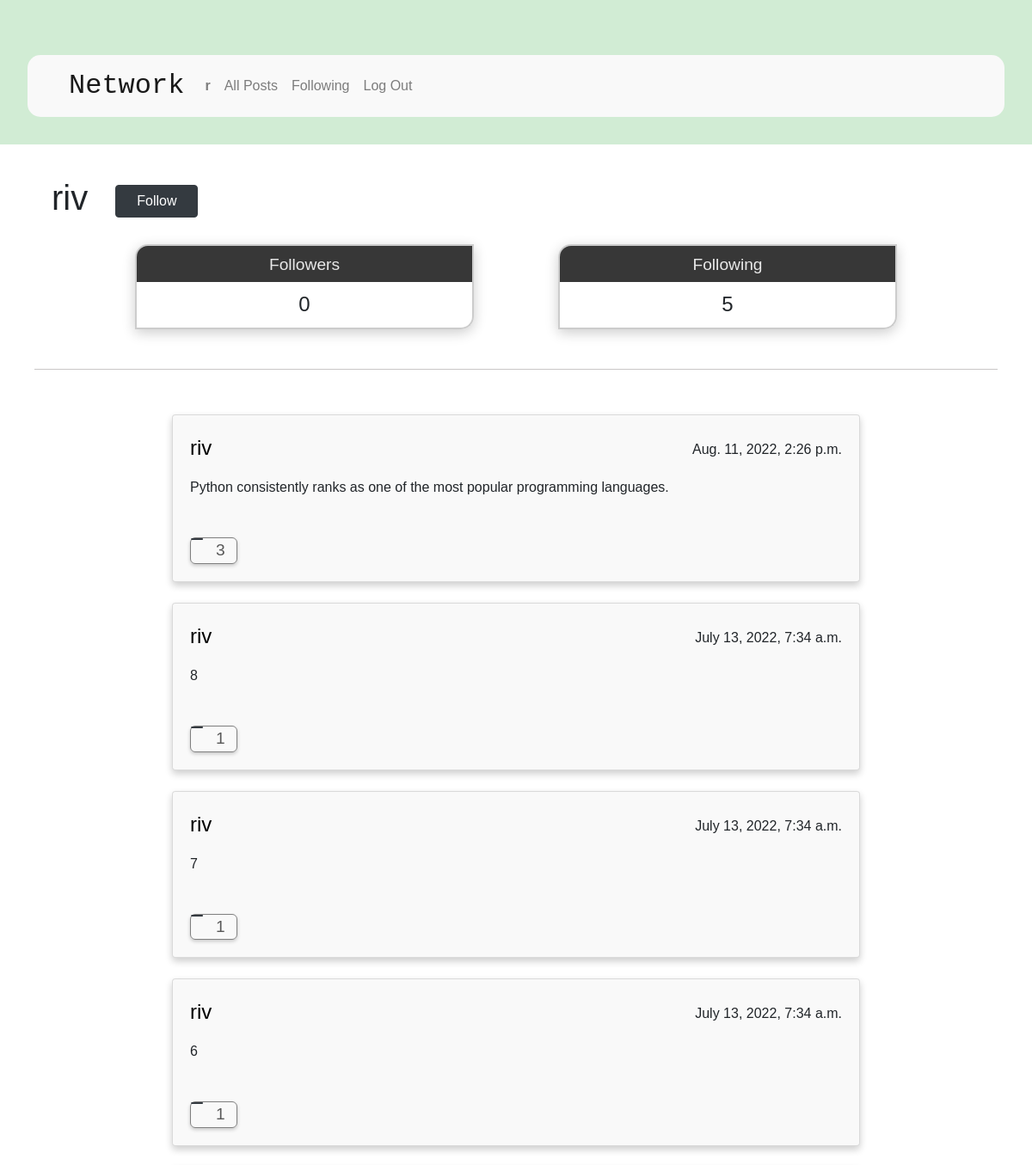
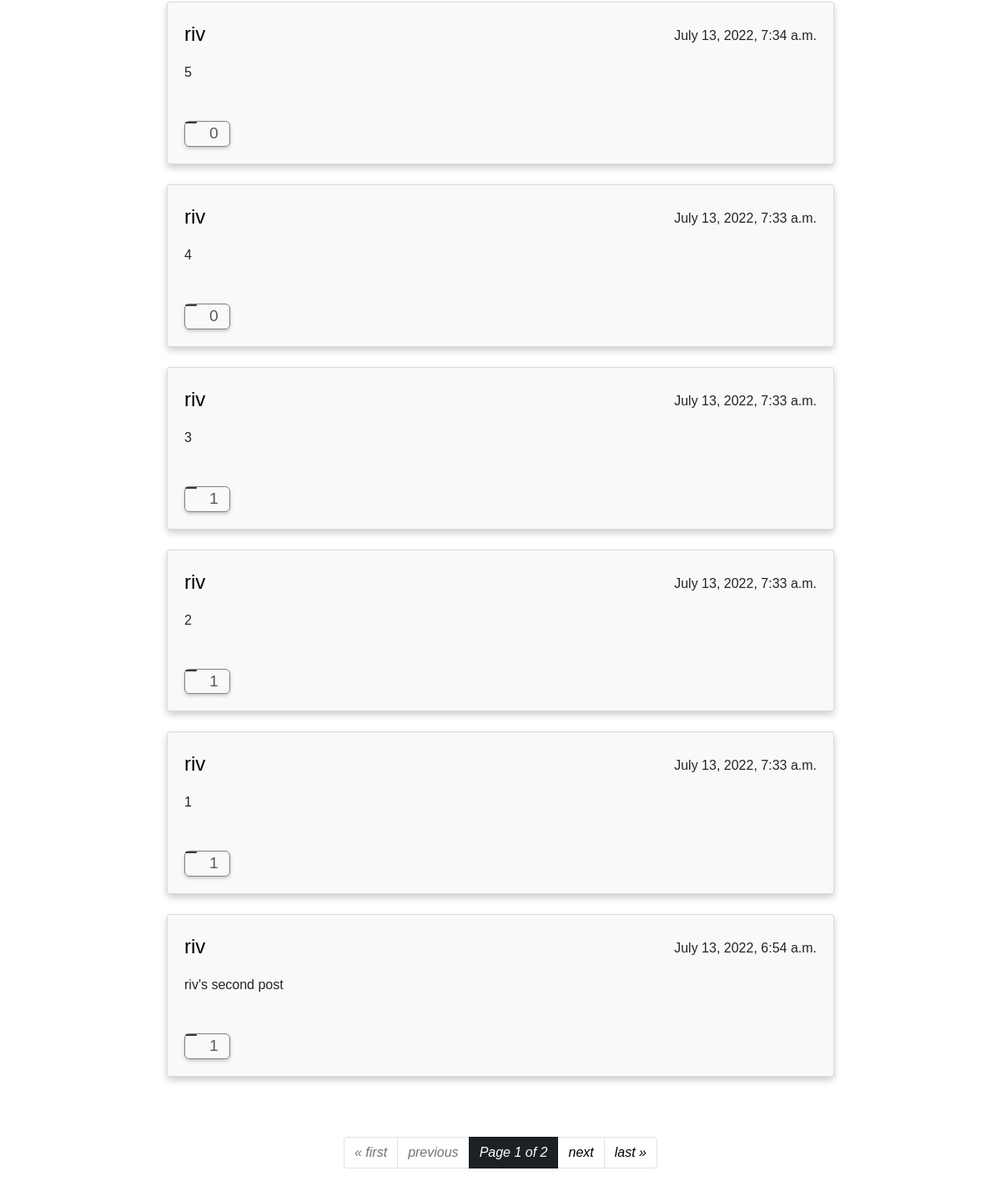
The app's page /user/riv (signed in) with its own data (2 pictures, top to bottom).
### network/models.py (models this page shows, shortened)
class User(AbstractUser):
    followers = models.ManyToManyField("self", related_name="following", default=None, blank=True, symmetrical=False)

class Post(models.Model):
    creator = models.ForeignKey(User, on_delete=models.CASCADE, related_name="posts")
    content = models.CharField(max_length=300, blank=False)
    created_at = models.DateTimeField(auto_now_add=True)
    likes = models.IntegerField(default=0)
    liked_by = models.ManyToManyField(User, related_name="liked", default=None)

### network/views.py (the view)
# urls.py: path("user/<str:this_user_name>", views.user_page, name="user_page"),
def user_page(request, this_user_name):
    this_user = User.objects.get(username = this_user_name)
    this_users_posts = Post.objects.filter(creator = this_user).order_by("-created_at")
    page_obj = pagination(this_users_posts, request)
    return render(request, "network/user_page.html", {
        "this_user": this_user,
        "page_obj": page_obj
    })

### network/views.py (called while the page is built)
def pagination(posts, request):
    paginator = Paginator(posts, 10)
    page_number = request.GET.get("page")
    return paginator.get_page(page_number)

### network/templates/network/user_page.html (shortened to what this page needs)
{% extends "network/layout.html" %}
{% load static %}
{% block body %}
    <div class="user-head">
        <h1 class="name-of-user" id="this_user_username">{{ this_user.username }}</h1>
        {% if user.is_authenticated and user != this_user %}
            <button id="follow_button" class="btn btn-dark">Follow</button>
        {% endif %}
    </div>
    <div class="user-stats">
        <div class="followers">
            <h3 class="followers-label">Followers</h3>
            <h4 class="followers-count" id="followers_count">{{ this_user.followers.count }}</h4>
        </div>
        <div class="followers">
            <h3 class="followers-label">Following</h3>
            <h4 class="followers-count">{{ this_user.following.count }}</h4>
        </div>
    </div>
    {% include "network/posts_render.html" %}
{% endblock %}

### network/templates/network/layout.html (shortened to what this page needs)
{% load static %}
<!DOCTYPE html>
<html lang="en">
    <head>
        <link rel="stylesheet" href="https://stackpath.bootstrapcdn.com/bootstrap/4.4.1/css/bootstrap.min.css">
        <link href="{% static 'network/styles.css' %}" rel="stylesheet">
    </head>
    <body>
        <div class="upper">
        <nav id="navi" class="navbar navbar-expand-lg navbar-light">
            <a class="navbar-brand" href="{% url 'index' %}">Network</a>
            <div>
              <ul class="navbar-nav mr-auto">
                {% if user.is_authenticated %}
                    <li class="nav-item">
                        <a class="nav-link" href="{% url 'user_page' user.username %}"><strong id="usernametag">{{ user.username }}</strong></a>
                    </li>
                {% endif %}
                <li class="nav-item">
                  <a class="nav-link" href="{% url 'index' %}">All Posts</a>
                </li>
                {% if user.is_authenticated %}
                    <li class="nav-item">
                        <a class="nav-link" href="{% url 'following' %}">Following</a>
                    </li>
                    <li class="nav-item">
                        <a class="nav-link" href="{% url 'logout' %}">Log Out</a>
                    </li>
                {% endif %}
              </ul>
            </div>
          </nav>
        </div>
        <div class="body">
            {% block body %}
            {% endblock %}
        </div>
    </body>
</html>

### network/templates/network/posts_render.html (shortened to what this page needs)
{% block posts_display %}
   <hr>
   <div class="postsdiv">
    {% for post in page_obj %}
        <div class="card">
            <div class="card-body">
                <div class="post-head">
                    <p class="card-text date">{{ post.created_at }}</p>
                    <a href="{% url 'user_page' post.creator %}" class="card-title">{{ post.creator }}</a>
                </div>
                <div id="content{{ post.id }}" class="card-text">{{ post.content }}</div>
                {% if user.is_authenticated %}
                    <div class="logged-likes">
                        <button id="{{ post.id }}" class="btn btn-dark like_button"></button>
                        <p id="number{{ post.id }}" class="likes_number">{{ post.likes }}</p>
                    </div>
                {% else %}
                <p id="number{{ post.id }}" class="likes_number">Likes:   {{ post.likes }}</p>
                {% endif %}
            </div>
        </div>
    {% endfor %}
    </div>
    <div class="pag-menu">
        <ul class="pagination justify-content-center">
            {% if page_obj.has_previous %}
                <li class="page-item"><a class="page-link" href="?page=1">&laquo; first</a></li>
                <li class="page-item"><a class="page-link" href="?page={{ page_obj.previous_page_number }}">previous</a></li>
            {% else %}
                <li class="page-item disabled"><a class="page-link" href="#" tabindex="-1" aria-disabled="true">&laquo; first</a></li>
                <li class="page-item disabled"><a class="page-link" href="#" tabindex="-1" aria-disabled="true">previous</a></li>
            {% endif %}
            <li class="page-item active"><a class="page-link active btn-dark" href="">Page {{ page_obj.number }} of {{ page_obj.paginator.num_pages }}</a></li>
            {% if page_obj.has_next %}
                <li class="page-item"><a class="page-link" href="?page={{ page_obj.next_page_number }}">next</a></li>
                <li class="page-item"><a class="page-link" href="?page={{ page_obj.paginator.num_pages }}">last &raquo;</a></li>
            {% else %}
                <li class="page-item disabled"><a class="page-link" href="#" tabindex="-1" aria-disabled="true">next</a></li>
                <li class="page-item disabled"><a class="page-link" href="#" tabindex="-1" aria-disabled="true">last &raquo;</a></li>
            {% endif %}
        </ul>
      </div>
{% endblock %}

### network/static/network/styles.css (style rules this page uses)
body { font-family:'Gill Sans', 'Gill Sans MT', Calibri, 'Trebuchet MS', sans-serif; }
.body { background-color: rgb(255, 255, 255); padding: 5%; padding-top: 2em; }
.upper { padding: 2em; padding-top: 4em; background-color: rgb(209, 236, 212); }
.navbar { line-height: 0.5em; border-radius: 15px; background-color: rgb(249 249 249); padding-block: 1.5em; }
.navbar-brand { font-size: 2em; font-family: monospace; padding-left: 1em; }
hr { margin: 30px -20px 20px; border: 0; border-top: 1px solid #c9c7c7; }
.card { margin: auto; margin-bottom: 1.5em; width: 80%; max-width: 50em; box-shadow: 0 4px 8px 0 rgba(0, 0, 0, 0.2); background-color: rgba(6, 6, 5, 0.024); }
.postsdiv { padding: auto; padding-top: 2em; padding-bottom: 1em; min-width: 20em; border-radius: 5px; }
.post-head { width: auto; margin-bottom: 1em; }
.card-title { font-size: 1.5em; color:black; white-space: nowrap; }
.card-text { margin-bottom: 2em; }
.date { float: right; padding-top: 0.5em; margin-bottom: 0; }
.pag-menu { padding-block: 2em; }
.page-link { font-style: italic; color: black; }
.like_button { padding: 0; padding-right: 0.3em; padding-left: 0.3em; height: fit-content; font-size: 1.3em; margin-right: 0.7em; border-top-right-radius: 0; border-bottom-right-radius: 0; }
.likes_number { float: inline-end; font-size: 1.2em; color: rgb(88, 88, 88); padding-right: 0.7em; text-align: right; margin: auto; }
.logged-likes { display:inline-flex; border: 1.5px gray solid; border-radius: 6px; box-shadow: 0 2px 4px 0 rgba(0, 0, 0, 0.2); }
.user-stats { display:inline-flex; position:relative; width:100%; margin: auto; padding-inline: 3em; padding-block: 1em; }
.followers { margin-left: auto; margin-right: auto; border-top-left-radius: 15px; border-bottom-right-radius: 15px; text-align: center; width: 40%; box-shadow: 0 4px 15px 0 rgba(0, 0, 0, 0.2); }
.followers-label { border: 2px solid #ccc; border-bottom: none; border-top-left-radius: 15px; margin: auto; padding: 0.5em; background-color: rgba(0, 0, 0, 0.786); color: rgb(233, 233, 233); font-size: 120%; }
.followers-count { border: 2px solid #ccc; border-top: none; margin: auto; padding: 0.5em; border-bottom-right-radius: 15px; }
.user-head { display: flex; margin: auto; width: 100%; }
.name-of-user { line-height: 1.5em; }
#follow_button { height: 100%; padding-inline: 1.5em; margin: auto; margin-left: 2em; }

### records on screen
User: username "r"
User: username "riv", followers.count "0", following.count "5"
Post: created_at "Aug. 11, 2022, 2:26 p.m.", creator "riv", content "Python consistently ranks as one of the most popular programming languages.", likes "3"
Post: created_at "July 13, 2022, 7:34 a.m.", creator "riv", content "8", likes "1"
Post: created_at "July 13, 2022, 7:34 a.m.", creator "riv", content "7", likes "1"
Post: created_at "July 13, 2022, 7:34 a.m.", creator "riv", content "6", likes "1"
Post: created_at "July 13, 2022, 7:34 a.m.", creator "riv", content "5", likes "0"
Post: created_at "July 13, 2022, 7:33 a.m.", creator "riv", content "4", likes "0"
Post: created_at "July 13, 2022, 7:33 a.m.", creator "riv", content "3", likes "1"
Post: created_at "July 13, 2022, 7:33 a.m.", creator "riv", content "2", likes "1"
Post: created_at "July 13, 2022, 7:33 a.m.", creator "riv", content "1", likes "1"
Post: created_at "July 13, 2022, 6:54 a.m.", creator "riv", content "riv's second post", likes "1"

### other values on screen
{{ page_obj.number }} "1"
{{ page_obj.paginator.num_pages }} "2"
